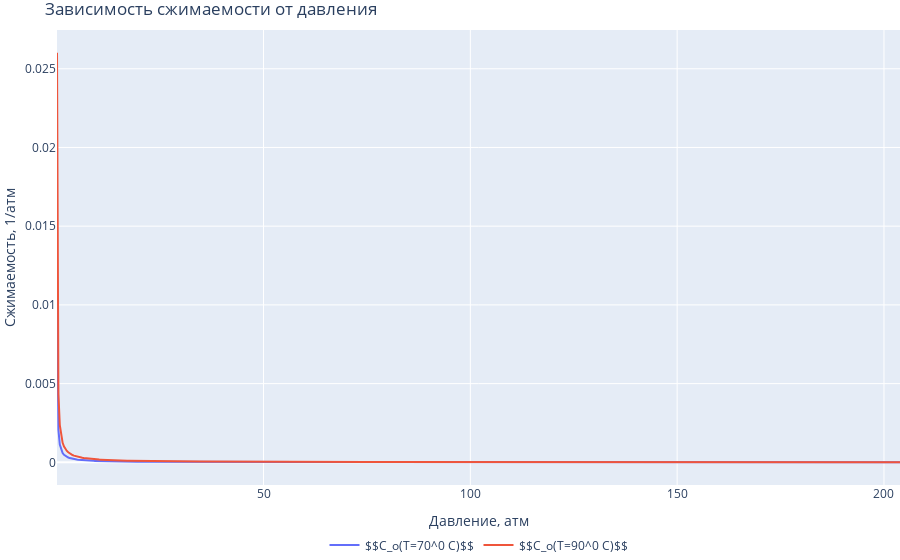

The notebook cell this image was saved under:
### Markdown cell above
**При повышении давления коэффициент сжимаемости падает(следствие уменьшения расстояния между частицами нефти). Чем выше температура, тем выше коэффициент сжимаемости нефти(следствие теплового расширения).**

### Code cell
fig2 = go.Figure()

fig2.add_trace(go.Scatter(x=P_si, y=Co70_si, name='$$C_o(T=70^0 C)$$'))
fig2.add_trace(go.Scatter(x=P_si, y=Co90_si, name='$$C_o(T=90^0 C)$$'))
fig2.update_layout(legend_orientation="h",
                  legend=dict(x=.5, xanchor="center"),
                  title="Зависимость сжимаемости от давления",
                  xaxis_title="Давление, атм",
                  yaxis_title="Сжимаемость, 1/атм",
                  margin=dict(l=0, r=0, t=30, b=0))
fig2.update_traces(hoverinfo="x+y")
fig2.show()

### Figure 1 — Plotly figure (JSON) as saved in the notebook; plotly's stock layout.template omitted (floating-point values rounded to 4 significant figures; data arrays with more than 128 entries replaced by an {"elided": "..."} marker saying what was removed)
{"data": [{"hoverinfo": "x+y", "name": "$$C_o(T=70^0 C)$$", "type": "scatter", "x": {"elided": "600 float values"}, "y": {"elided": "600 float values"}}, {"hoverinfo": "x+y", "name": "$$C_o(T=90^0 C)$$", "type": "scatter", "x": {"elided": "600 float values"}, "y": {"elided": "600 float values"}}], "layout": {"legend": {"orientation": "h", "x": 0.5, "xanchor": "center"}, "margin": {"b": 0, "l": 0, "r": 0, "t": 30}, "title": {"text": "Зависимость сжимаемости от давления"}, "xaxis": {"title": {"text": "Давление, атм"}}, "yaxis": {"title": {"text": "Сжимаемость, 1/атм"}}}}
